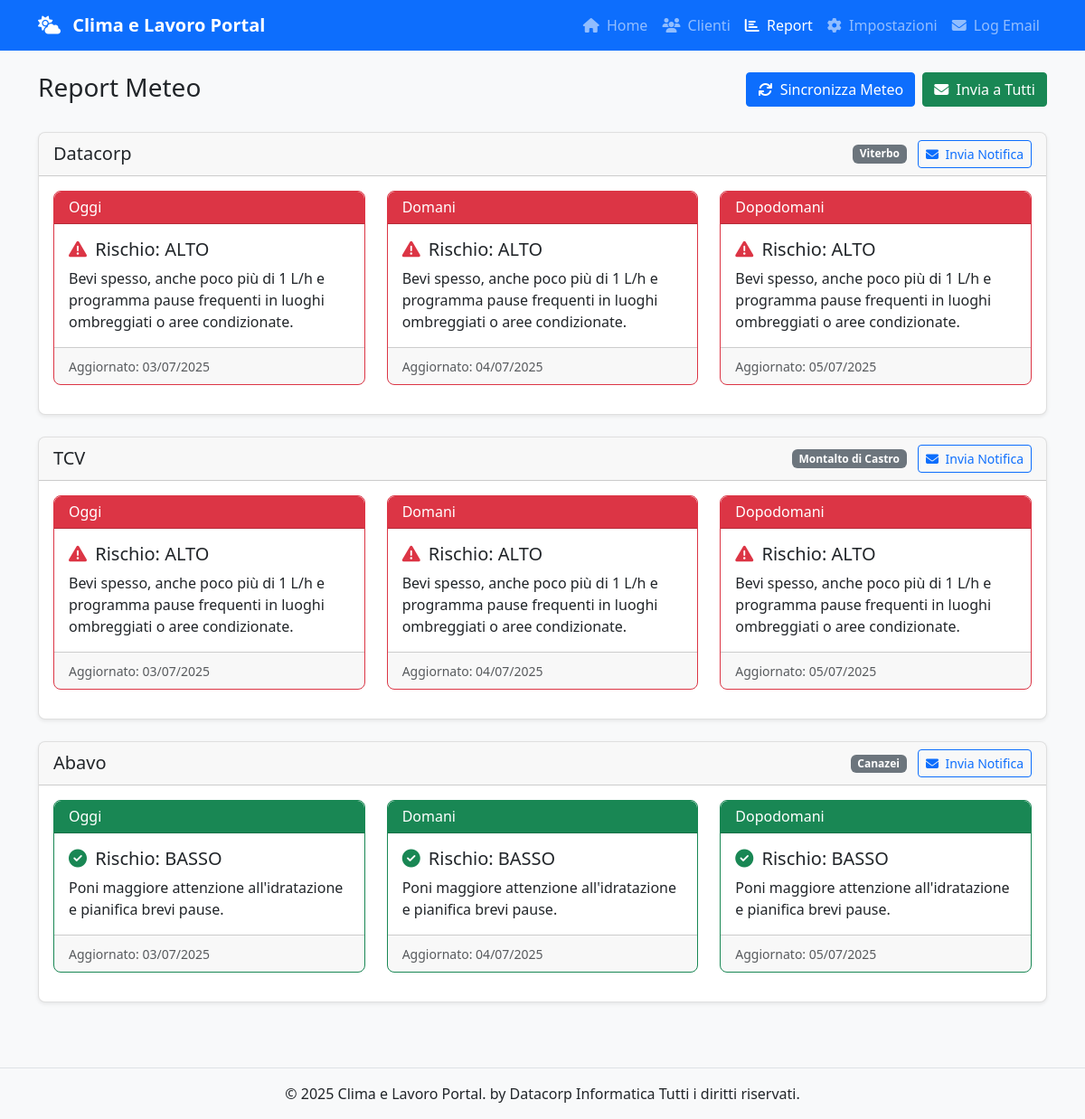
Page /reports on the committed database.
### models.py (models this page shows, shortened)
class Client(db.Model):
    __tablename__ = 'clients'
    id = db.Column(db.Integer, primary_key=True)
    company_name = db.Column(db.String(100), nullable=False)
    email = db.Column(db.String(100), nullable=False)  # Manteniamo questo campo per retrocompatibilità
    phone = db.Column(db.String(20))
    city = db.Column(db.String(100), nullable=False)
    weather_reports = db.relationship('WeatherReport', backref='client', lazy=True, cascade='all, delete-orphan')
    emails = db.relationship('ClientEmail', backref='client', lazy=True, cascade='all, delete-orphan')

class WeatherReport(db.Model):
    __tablename__ = 'weather_reports'
    id = db.Column(db.Integer, primary_key=True)
    client_id = db.Column(db.Integer, db.ForeignKey('clients.id'), nullable=False)
    def get_corrected_date():
        today = date.today()
        if today.year != 2025:
            return date(2025, today.month, today.day)
        return today
    date = db.Column(db.Date, nullable=False, default=get_corrected_date)
    day_label = db.Column(db.String(20), nullable=False)  # oggi, domani, dopodomani
    risk = db.Column(db.String(20))
    description = db.Column(db.Text)

### app.py (the view)
@app.route('/reports')
def reports():
    clients_with_reports = Client.query.all()
    return render_template('reports.html', clients=clients_with_reports)

### app.py (called while the page is built)
@app.context_processor
def inject_now():
    return {'now': datetime.datetime.now()}

### templates/reports.html (shortened to what this page needs)
{% extends "base.html" %}
{% block content %}
<div class="row mb-4">
    <div class="col-md-8">
        <h1 class="h3">Report Meteo</h1>
    </div>
    <div class="col-md-4 text-end">
        <div class="btn-group">
            <form action="{{ url_for('sync_weather_route') }}" method="post">
                <button type="submit" class="btn btn-primary me-2">
                    <i class="fas fa-sync me-1"></i> Sincronizza Meteo
                </button>
            </form>
            <form action="{{ url_for('send_all_notifications') }}" method="post">
                <button type="submit" class="btn btn-success">
                    <i class="fas fa-envelope me-1"></i> Invia a Tutti
                </button>
            </form>
        </div>
    </div>
</div>
{% if clients %}
    {% for client in clients %}
    <div class="card shadow-sm mb-4">
        <div class="card-header d-flex justify-content-between align-items-center">
            <h5 class="mb-0">{{ client.company_name }}</h5>
            <div>
                <span class="badge bg-secondary me-2">{{ client.city }}</span>
                <form action="{{ url_for('send_notification', client_id=client.id) }}" method="post" class="d-inline">
                    <button type="submit" class="btn btn-sm btn-outline-primary">
                        <i class="fas fa-envelope me-1"></i> Invia Notifica
                    </button>
                </form>
            </div>
        </div>
        <div class="card-body">
            {% set reports = client.weather_reports %}
            {% if reports %}
            <div class="row">
                {% for report in reports %}
                <div class="col-md-4 mb-3">
                    <div class="card h-100 {% if report.risk and report.risk.upper() == 'ALTO' %}border-danger{% elif report.risk and report.risk.upper() == 'MEDIO' %}border-warning{% else %}border-success{% endif %}">
                        <div class="card-header {% if report.risk and report.risk.upper() == 'ALTO' %}bg-danger text-white{% elif report.risk and report.risk.upper() == 'MEDIO' %}bg-warning{% else %}bg-success text-white{% endif %}">
                            <h6 class="mb-0">{{ report.day_label }}</h6>
                        </div>
                        <div class="card-body">
                            <h5 class="card-title">
                                {% if report.risk %}
                                    {% if report.risk.upper() == 'ALTO' %}
                                        <i class="fas fa-exclamation-triangle text-danger me-1"></i>
                                    {% elif report.risk.upper() == 'MEDIO' %}
                                        <i class="fas fa-exclamation-circle text-warning me-1"></i>
                                    {% else %}
                                        <i class="fas fa-check-circle text-success me-1"></i>
                                    {% endif %}
                                    Rischio: {{ report.risk }}
                                {% else %}
                                    <i class="fas fa-question-circle text-muted me-1"></i>
                                    Rischio: Non disponibile
                                {% endif %}
                            </h5>
                            <p class="card-text">{{ report.description }}</p>
                        </div>
                        <div class="card-footer text-muted">
                            <small>Aggiornato: {{ report.date.strftime('%d/%m/%Y') }}</small>
                        </div>
                    </div>
                </div>
                {% endfor %}
            </div>
            {% else %}
            <div class="alert alert-info mb-0">
                <i class="fas fa-info-circle me-1"></i> Nessun report disponibile per questo cliente.
                <a href="{{ url_for('sync_weather_route') }}" class="alert-link">Sincronizza ora</a>.
            </div>
            {% endif %}
        </div>
    </div>
    {% endfor %}
{% endif %}
{% endblock %}

### static/css/style.css (style rules this page uses)
body { min-height: 100vh; display: flex; flex-direction: column; background-color: #f8f9fa; }
.card { border-radius: 0.5rem; border: 1px solid rgba(0, 0, 0, 0.125); transition: transform 0.2s, box-shadow 0.2s; }
.card-header { border-top-left-radius: 0.5rem !important; border-top-right-radius: 0.5rem !important; }
.btn { border-radius: 0.25rem; }
.btn-primary { background-color: #0d6efd; border-color: #0d6efd; }

### rows in the picture
Client: company_name "Datacorp", city "Viterbo"
WeatherReport: day_label "Oggi", risk "ALTO", description "Bevi spesso, anche poco più di 1 L/h e programma pause frequenti in luoghi ombreggiati o aree condizionate.", date "03/07/2025"
WeatherReport: day_label "Domani", risk "ALTO", description "Bevi spesso, anche poco più di 1 L/h e programma pause frequenti in luoghi ombreggiati o aree condizionate.", date "04/07/2025"
WeatherReport: day_label "Dopodomani", risk "ALTO", description "Bevi spesso, anche poco più di 1 L/h e programma pause frequenti in luoghi ombreggiati o aree condizionate.", date "05/07/2025"
Client: company_name "TCV", city "Montalto di Castro"
WeatherReport: day_label "Oggi", risk "ALTO", description "Bevi spesso, anche poco più di 1 L/h e programma pause frequenti in luoghi ombreggiati o aree condizionate.", date "03/07/2025"
WeatherReport: day_label "Domani", risk "ALTO", description "Bevi spesso, anche poco più di 1 L/h e programma pause frequenti in luoghi ombreggiati o aree condizionate.", date "04/07/2025"
WeatherReport: day_label "Dopodomani", risk "ALTO", description "Bevi spesso, anche poco più di 1 L/h e programma pause frequenti in luoghi ombreggiati o aree condizionate.", date "05/07/2025"
Client: company_name "Abavo", city "Canazei"
WeatherReport: day_label "Oggi", risk "BASSO", description "Poni maggiore attenzione all'idratazione e pianifica brevi pause.", date "03/07/2025"
WeatherReport: day_label "Domani", risk "BASSO", description "Poni maggiore attenzione all'idratazione e pianifica brevi pause.", date "04/07/2025"
WeatherReport: day_label "Dopodomani", risk "BASSO", description "Poni maggiore attenzione all'idratazione e pianifica brevi pause.", date "05/07/2025"
